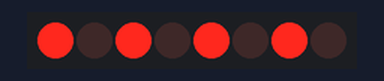
Recording of a sketch running on a simulated Arduino Uno, built with avr-gcc and run on an emulated ATmega328P. Shown: 8 shift-register outputs drawn as a row of LEDs (first output left, lit = HIGH). Wiring (inferred from the names in the program): shift register (74HC595): data pin 12; shift clock pin 8; latch pin 11. Wiring (inferred from the signals the program sends): row of LEDs: on Q0, Q1, Q2, Q3, Q4, Q5, Q6, Q7.

Above: at 0.12 s.
At 2.37 s:
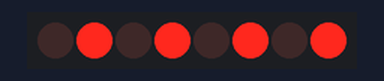
Timing chart, 0 to 3.0 s (numbered marks = the images above):
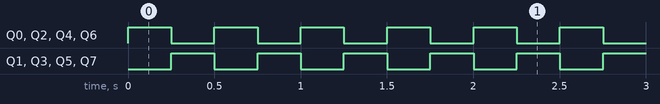

Measured:
- by itself, Q0–7: alternates HIGH for 0.25 s and LOW for 0.25 s

The sketch:

light-style.ino
```cpp
/*       Serial-to-Parallel 8 Bit Shift Register (SN74HC595N)     */

int clockPin = 8; // SH-CP  - Shift Register -
int latchPin = 11; // ST-CP  - Storage Register - (latch pin)
int dataPin = 12; // DS  - Serial Data Input -

byte LED1 = 0xAA;
byte LED2 = 0x55;
int delayTime = 250;

void setup() {
  // put your setup code here, to run once:
  Serial.begin(9600);
  pinMode(clockPin, OUTPUT);
  pinMode(latchPin, OUTPUT);
  pinMode(dataPin, OUTPUT);

}

void loop() {
  // put your main code here, to run repeatedly:
  digitalWrite(latchPin, LOW);
  shiftOut(dataPin, clockPin, LSBFIRST, LED1);
  digitalWrite(latchPin, HIGH);
  delay(delayTime);
  digitalWrite(latchPin, LOW);
  shiftOut(dataPin, clockPin, LSBFIRST, LED2);
  digitalWrite(latchPin, HIGH);
  delay(delayTime);
}
```
